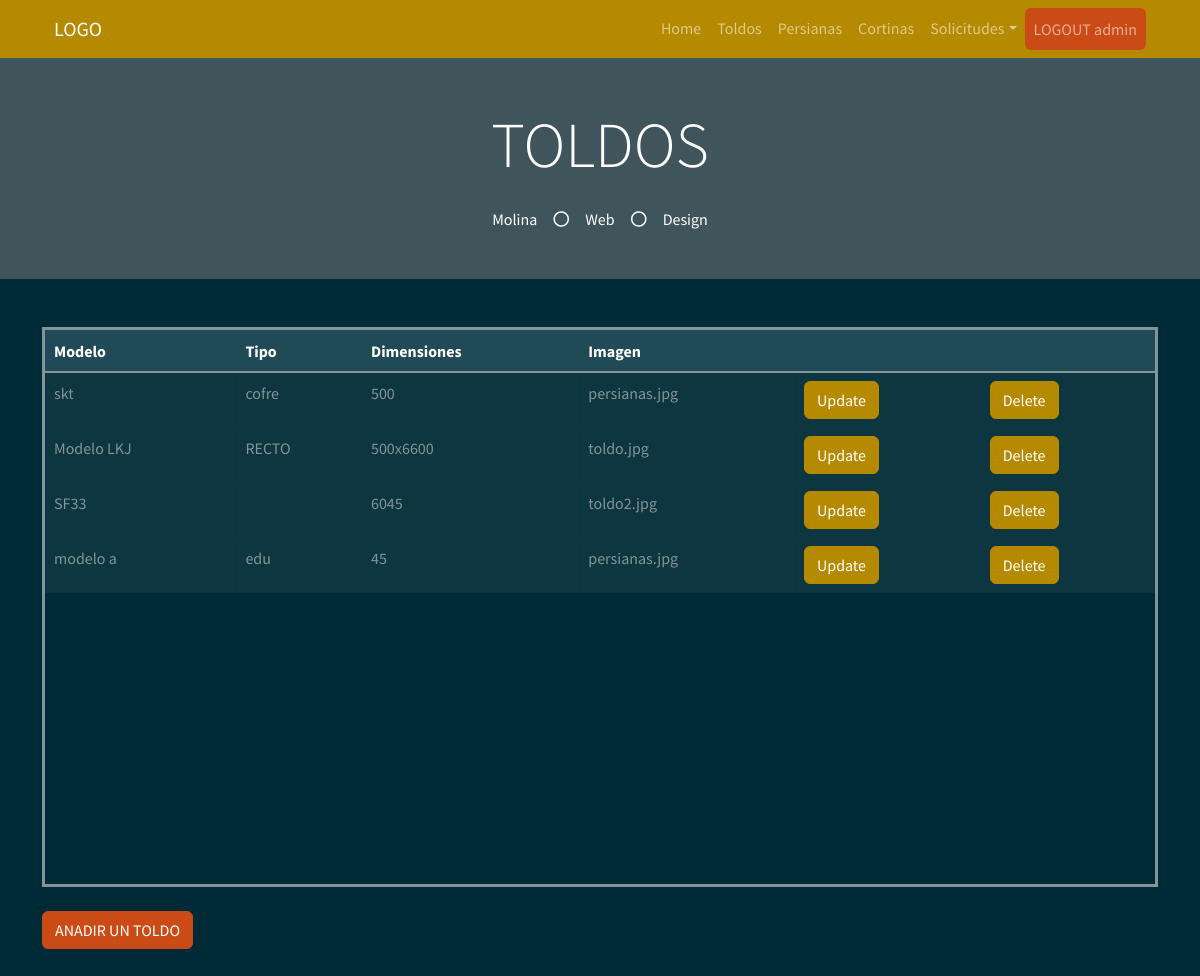
/toldo (signed in), run on an earlier commit of the app's database.
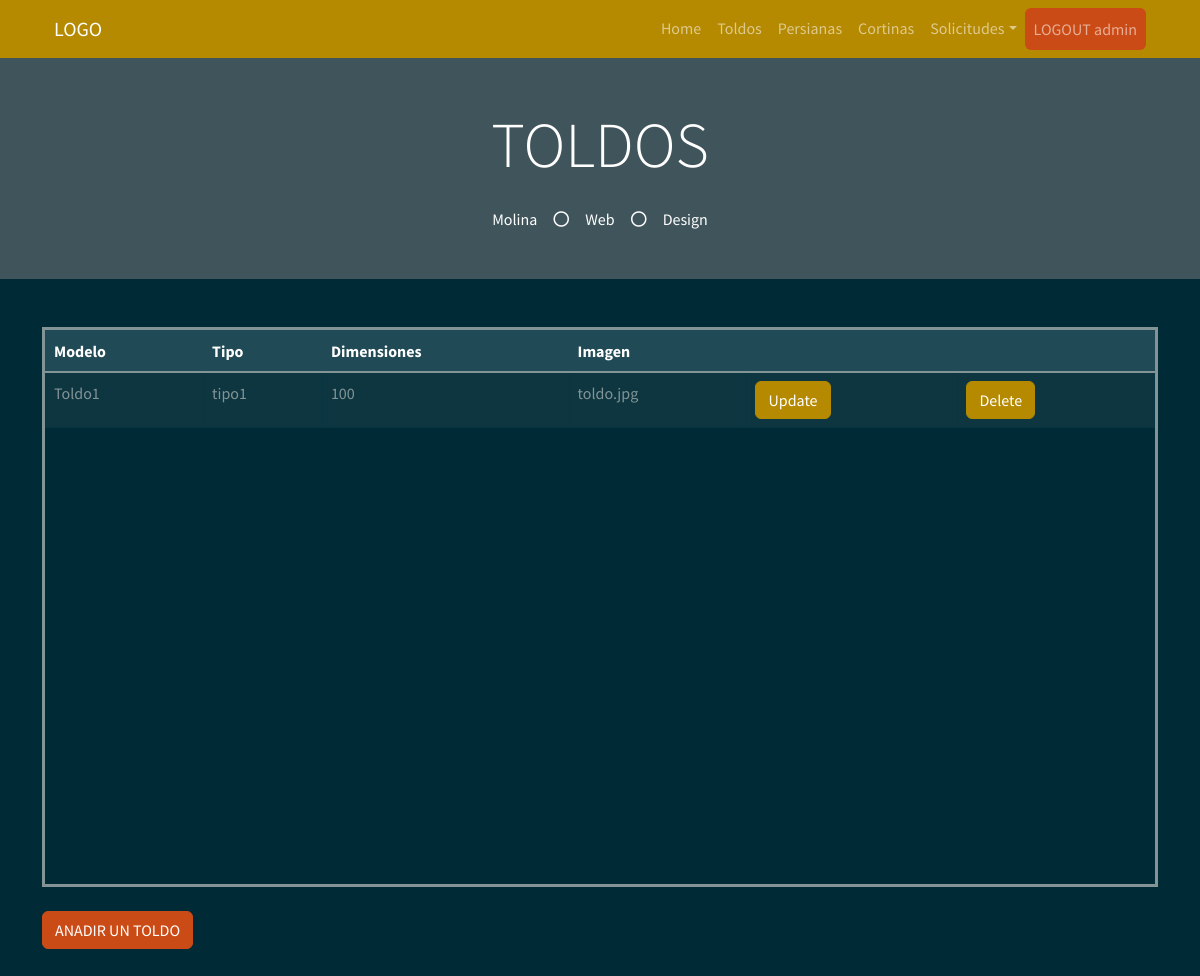
And on a later commit of the database.
### myapp/models.py (models this page shows)
    class Toldo(db.Model):
        __tablename__ = "Toldo"  # Nombre de la tabla que se crea
        Toldo_id = db.Column("toldo_id", db.Integer, Sequence(
            'toldo_id_seq'),  primary_key=True)
        Modelo = db.Column(db.String(20))
        Tipo = db.Column(db.String(30))
        Dimensiones = db.Column(db.String(30))
        Imagen = db.Column(db.String(30))

### myapp/views.py (the view)
    @app.route("/toldo", methods=["GET", "POST"])
    def toldo():
        list_toldo = db_access["list_toldos"]
        toldos = list_toldo()
        usuario = session['usuario']
        usu = usuario
        return render_template("toldos.html", toldos=toldos, usu=usu)

### myapp/templates/toldos.html (shortened to what this page needs)
<!DOCTYPE html>
<html>
<head>
  <link href="https://cdn.jsdelivr.net/npm/bootstrap@5.1.3/dist/css/bootstrap.min.css" rel="stylesheet"
>
  <link rel="stylesheet" href="../static/style/bootstrap.min(8).css">
</head>
<body>
  {% include 'includes/navbar.html' %}
  <div class="jumbotron jumbotron-fluid bg-jumbotron" style=" background-color: rgba(128, 128, 128, 0.5);">
    <div class="container text-center py-5">
      <h3 class="text-white display-3 mb-4">TOLDOS</h3>
      <div class="d-inline-flex align-items-center text-white">
        <p class="m-0">Molina</p>
        <i class="far fa-circle px-3"></i>
        <p class="m-0">Web</p>
        <i class="far fa-circle px-3"></i>
        <p class="m-0">Design</p>
      </div>
    </div>
  </div>
  <div class="container my-5">
    <div style=" overflow:auto;  height: 70vh; border-style: solid;">
      <table class="table table-bordered mx-auto">
        <thead class="table-dark">
          <tr class="table-active">
            <th>Modelo</th>
            <th>Tipo</th>
            <th>Dimensiones</th>
            <th>Imagen</th>
            <th></th>
            <th></th>
          </tr>
        </thead>
        <tbody>
          {% for toldo in toldos %}
          <tr>
            <td> {{ toldo.Modelo }} </td>
            <td> {{ toldo.Tipo }} </td>
            <td> {{ toldo.Dimensiones }} </td>
            <td> {{ toldo.Imagen }} </td>
            <td> <a class="btn btn-primary" href="/update_toldo/{{toldo.Toldo_id}}">Update</a></td>
            <td> <a class="btn btn-primary" href="/delete_toldo/{{toldo.Toldo_id}}">Delete</a></td>
          </tr>
          {% endfor %}
        </tbody>
      </table>
    </div>
    <br>
    <a href="/create_toldo" class="btn btn-warning">ANADIR UN TOLDO</a>
  </div>
</body>
</html>

What changed in the data, as far as the page shows it:
removed Toldo: Modelo "Modelo LKJ", Tipo "RECTO", Dimensiones "500x6600", Imagen "toldo.jpg"
removed Toldo: Modelo "SF33", Dimensiones "6045", Imagen "toldo2.jpg"
removed Toldo: Modelo "modelo a", Tipo "edu", Dimensiones "45", Imagen "persianas.jpg"
changed Toldo: Modelo "skt" → "Toldo1"; Tipo "cofre" → "tipo1"; Dimensiones "500" → "100"; Imagen "persianas.jpg" → "toldo.jpg"
